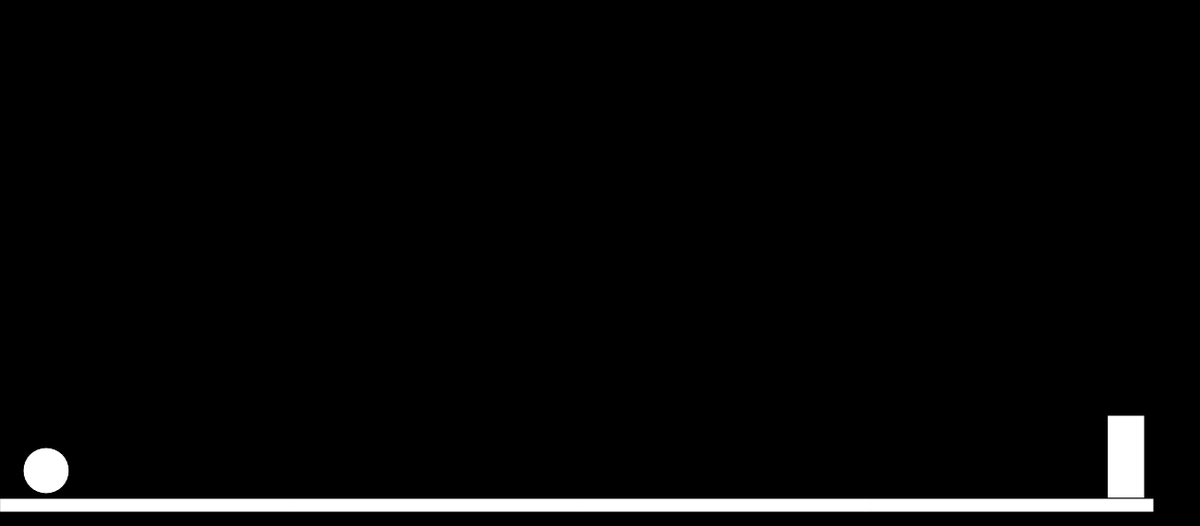
Frame 1 (no input)
Frame 60 (no input): identical to frame 1, image omitted
Frame 120 (the mouse pressed at the canvas centre since frame 60): identical to frame 1, image omitted

The p5.js sketch that drew this single still picture (run headless with seeded random() and noise() and a simulated clock; from frame 60 on, the mouse is pressed at the canvas centre):

// p5.js sketch
// ── sketch.js
let ground;
let box;
let bird;

function setup(){
    createCanvas(1300,570);
    ground=new Ground(0, 540, 1250, 15);
    box = new Box(1200, 450, 40, 90);
    bird = new Bird(50,510, 50);
}
function draw(){
    background(-50);
    box.show();
    bird.show();
    ground.show();
}



// ── bird.js
class Bird{
    constructor(x,y,redious){
        this.x=x;
        this.y=y;
        this.redious=redious;
        
    }

    show(){
        fill(255);
        circle(this.x,this.y,this.redious);
    }
}

// ── box.js
class Box{
    constructor(x,y,width,height){
        this.x=x;
        this.y=y;
        this.width=width;
        this.height=height;
    }
    show(){
        fill(555);
        rect(this.x,this.y,this.width,this.height);
    }
}
// ── ground.js
class Ground{
    constructor(x,y,width,heigth){
        this.x=x;
        this.y=y;
        this.width=width;
        this.heigth=heigth;
    }
    show(){
        fill(255);
        rect(this.x,this.y,this.width,this.heigth);
    }
}
